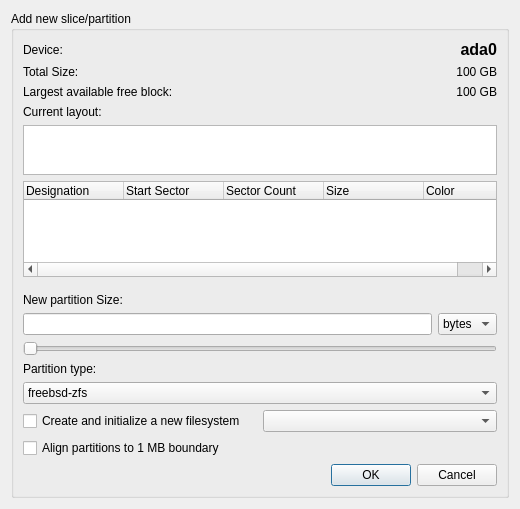
<?xml version="1.0" encoding="UTF-8"?>
<ui version="4.0">
 <class>DialogPartition</class>
 <widget class="QDialog" name="DialogPartition">
  <property name="windowModality">
   <enum>Qt::NonModal</enum>
  </property>
  <property name="geometry">
   <rect>
    <x>0</x>
    <y>0</y>
    <width>520</width>
    <height>509</height>
   </rect>
  </property>
  <property name="windowTitle">
   <string>Add Partition</string>
  </property>
  <property name="windowIcon">
   <iconset resource="diskmanagerres.qrc">
    <normaloff>:/icons/kdf.png</normaloff>:/icons/kdf.png</iconset>
  </property>
  <layout class="QVBoxLayout" name="verticalLayout">
   <item>
    <widget class="QGroupBox" name="groupBox">
     <property name="title">
      <string>Add new slice/partition</string>
     </property>
     <layout class="QVBoxLayout" name="verticalLayout_2">
      <item>
       <layout class="QGridLayout" name="gridLayout">
        <property name="topMargin">
         <number>0</number>
        </property>
        <item row="2" column="2">
         <widget class="QLabel" name="devLargestFree">
          <property name="text">
           <string>100 GB</string>
          </property>
          <property name="scaledContents">
           <bool>false</bool>
          </property>
          <property name="alignment">
           <set>Qt::AlignRight|Qt::AlignTrailing|Qt::AlignVCenter</set>
          </property>
         </widget>
        </item>
        <item row="0" column="1">
         <widget class="QLabel" name="label_5">
          <property name="text">
           <string>Device:</string>
          </property>
         </widget>
        </item>
        <item row="0" column="2">
         <widget class="QLabel" name="devName">
          <property name="font">
           <font>
            <pointsize>12</pointsize>
            <weight>75</weight>
            <bold>true</bold>
           </font>
          </property>
          <property name="text">
           <string>ada0</string>
          </property>
          <property name="alignment">
           <set>Qt::AlignRight|Qt::AlignTrailing|Qt::AlignVCenter</set>
          </property>
         </widget>
        </item>
        <item row="2" column="1">
         <widget class="QLabel" name="label_4">
          <property name="text">
           <string>Largest available free block:</string>
          </property>
         </widget>
        </item>
        <item row="1" column="1">
         <widget class="QLabel" name="label_6">
          <property name="text">
           <string>Total Size:</string>
          </property>
         </widget>
        </item>
        <item row="1" column="2">
         <widget class="QLabel" name="devTotalSize">
          <property name="text">
           <string>100 GB</string>
          </property>
          <property name="alignment">
           <set>Qt::AlignRight|Qt::AlignTrailing|Qt::AlignVCenter</set>
          </property>
         </widget>
        </item>
       </layout>
      </item>
      <item>
       <widget class="QLabel" name="label_2">
        <property name="text">
         <string>Current layout:</string>
        </property>
       </widget>
      </item>
      <item>
       <widget class="QGraphicsView" name="GraphicPart">
        <property name="sizePolicy">
         <sizepolicy hsizetype="Expanding" vsizetype="Fixed">
          <horstretch>0</horstretch>
          <verstretch>0</verstretch>
         </sizepolicy>
        </property>
        <property name="minimumSize">
         <size>
          <width>0</width>
          <height>50</height>
         </size>
        </property>
        <property name="maximumSize">
         <size>
          <width>16777215</width>
          <height>50</height>
         </size>
        </property>
        <property name="interactive">
         <bool>false</bool>
        </property>
        <property name="alignment">
         <set>Qt::AlignCenter</set>
        </property>
       </widget>
      </item>
      <item>
       <widget class="QTreeWidget" name="devLayout">
        <attribute name="headerStretchLastSection">
         <bool>true</bool>
        </attribute>
        <column>
         <property name="text">
          <string>Designation</string>
         </property>
        </column>
        <column>
         <property name="text">
          <string>Start Sector</string>
         </property>
        </column>
        <column>
         <property name="text">
          <string>Sector Count</string>
         </property>
        </column>
        <column>
         <property name="text">
          <string>Size</string>
         </property>
        </column>
        <column>
         <property name="text">
          <string>Color</string>
         </property>
        </column>
       </widget>
      </item>
      <item>
       <spacer name="verticalSpacer">
        <property name="orientation">
         <enum>Qt::Vertical</enum>
        </property>
        <property name="sizeType">
         <enum>QSizePolicy::Fixed</enum>
        </property>
        <property name="sizeHint" stdset="0">
         <size>
          <width>20</width>
          <height>10</height>
         </size>
        </property>
       </spacer>
      </item>
      <item>
       <widget class="QLabel" name="label">
        <property name="text">
         <string>New partition Size:</string>
        </property>
       </widget>
      </item>
      <item>
       <layout class="QHBoxLayout" name="horizontalLayout_2">
        <property name="leftMargin">
         <number>0</number>
        </property>
        <property name="topMargin">
         <number>0</number>
        </property>
        <property name="rightMargin">
         <number>0</number>
        </property>
        <property name="bottomMargin">
         <number>0</number>
        </property>
        <item>
         <widget class="QLineEdit" name="SizeText"/>
        </item>
        <item>
         <widget class="QComboBox" name="SizeSelect">
          <item>
           <property name="text">
            <string>bytes</string>
           </property>
          </item>
          <item>
           <property name="text">
            <string>kB</string>
           </property>
          </item>
          <item>
           <property name="text">
            <string>MB</string>
           </property>
          </item>
          <item>
           <property name="text">
            <string>GB</string>
           </property>
          </item>
          <item>
           <property name="text">
            <string>TB</string>
           </property>
          </item>
         </widget>
        </item>
       </layout>
      </item>
      <item>
       <widget class="QSlider" name="sizeSlider">
        <property name="orientation">
         <enum>Qt::Horizontal</enum>
        </property>
       </widget>
      </item>
      <item>
       <widget class="QLabel" name="label_3">
        <property name="text">
         <string>Partition type:</string>
        </property>
       </widget>
      </item>
      <item>
       <widget class="QComboBox" name="PartType">
        <item>
         <property name="text">
          <string>freebsd-zfs</string>
         </property>
        </item>
        <item>
         <property name="text">
          <string>freebsd-ufs</string>
         </property>
        </item>
        <item>
         <property name="text">
          <string>freebsd</string>
         </property>
        </item>
        <item>
         <property name="text">
          <string>freebsd-boot</string>
         </property>
        </item>
        <item>
         <property name="text">
          <string>freebsd-swap</string>
         </property>
        </item>
        <item>
         <property name="text">
          <string>bios-boot</string>
         </property>
        </item>
        <item>
         <property name="text">
          <string>efi</string>
         </property>
        </item>
       </widget>
      </item>
      <item>
       <layout class="QHBoxLayout" name="horizontalLayout">
        <property name="leftMargin">
         <number>0</number>
        </property>
        <property name="topMargin">
         <number>0</number>
        </property>
        <item>
         <widget class="QCheckBox" name="newfsCheck">
          <property name="text">
           <string>Create and initialize a new filesystem</string>
          </property>
         </widget>
        </item>
        <item>
         <widget class="QComboBox" name="newfsType"/>
        </item>
       </layout>
      </item>
      <item>
       <widget class="QCheckBox" name="partAlign">
        <property name="text">
         <string>Align partitions to 1 MB boundary</string>
        </property>
       </widget>
      </item>
      <item>
       <widget class="QDialogButtonBox" name="buttonBox">
        <property name="orientation">
         <enum>Qt::Horizontal</enum>
        </property>
        <property name="standardButtons">
         <set>QDialogButtonBox::Cancel|QDialogButtonBox::Ok</set>
        </property>
       </widget>
      </item>
     </layout>
    </widget>
   </item>
  </layout>
 </widget>
 <resources>
  <include location="diskmanagerres.qrc"/>
 </resources>
 <connections>
  <connection>
   <sender>buttonBox</sender>
   <signal>accepted()</signal>
   <receiver>DialogPartition</receiver>
   <slot>accept()</slot>
   <hints>
    <hint type="sourcelabel">
     <x>248</x>
     <y>254</y>
    </hint>
    <hint type="destinationlabel">
     <x>157</x>
     <y>274</y>
    </hint>
   </hints>
  </connection>
  <connection>
   <sender>buttonBox</sender>
   <signal>rejected()</signal>
   <receiver>DialogPartition</receiver>
   <slot>reject()</slot>
   <hints>
    <hint type="sourcelabel">
     <x>316</x>
     <y>260</y>
    </hint>
    <hint type="destinationlabel">
     <x>286</x>
     <y>274</y>
    </hint>
   </hints>
  </connection>
 </connections>
</ui>
